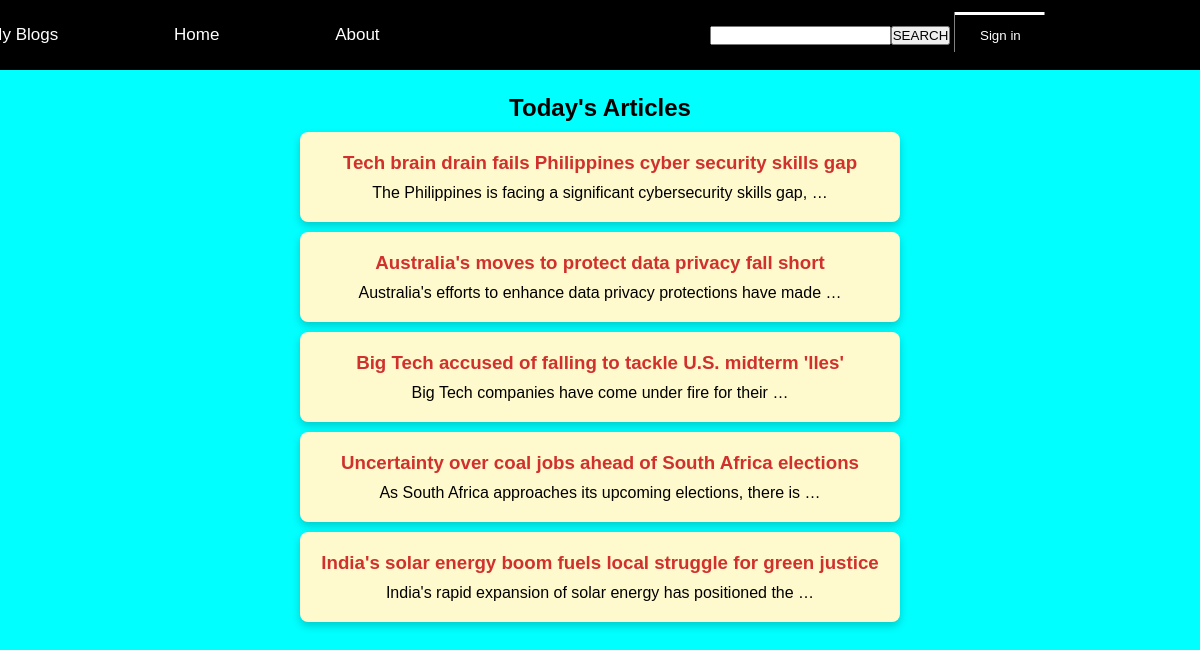
The page / on the database its author committed.
### app/models.py (models this page shows)
class Article(models.Model):
    name=models.CharField(max_length=100)
    description=models.CharField(max_length=3000)

### app/views.py (the view)
# urls.py: path('',views.index),
def index(request):
    data=Article.objects.all()
    if request.method=="POST":
        search=request.POST.get("search")
        data=Article.objects.filter(Q(name__icontains=search) | Q( description__icontains=search))
    context={
        'data':data
    }
    return render(request,'index.html',context)

### app/templates/index.html (shortened to what this page needs)
<!DOCTYPE html>
<html lang="en">
<head>
</head>
<body>
    <div id="d1">
        <div id="d2">
            <ul>
                <li>My Blogs</li>
                <li>Home</li>
                <li>About</li>
            </ul>
        </div>
        <div id="d3">
           <ol>
            <li><form action="" method="POST">
                <input type="text" name="search" id=""><button type="submit">SEARCH</button>
            </form></li>
            <li><button id="d4">Sign in</button></li>
           </ol>
        </div>
    </div>
    <main>
        <h2>Today's Articles</h2>
        {% for i in data %}
            <div class="card">
                <a href="{% url 'details' i.id %}" style="color: red; text-decoration: none;"><h3>{{i.name}}</h3></a>
                <p>{{i.description|truncatewords:9}}</p>
            </div>
        {% endfor %}
    </main>
</body>
</html>

### app/templates/index.html (style rules this page uses)
* { margin: 0%; padding: 0%; box-sizing: border-box; }
#d1 { border: 2px solid; height: 70px; width: 100%; display: flex; justify-content: space-evenly; background-color: black; }
#d2 { border: 2px solid; height: 50px; width: 350px; margin-top: 1%; }
#d2 ul { list-style: none; display: flex; justify-content: space-evenly; padding-top: 2.5%; font-size: 17px; color: white; margin-left: -80%; }
#d3 { border: 2px solid; height: 50; width: 350px; margin-left:5%; }
#d3 ol { display: flex; justify-content: space-evenly; list-style: none; padding-top: 6%; font-size: 17px; color: white; }
#d4 { height: 40px; width: 90px; margin-top: -14%; border: none; color: white; box-shadow: -0.5px -3px white; background-color: black; }
body { margin: 0; font-family: Arial, sans-serif; background-color: cyan; }
main { text-align: center; }
main h2 { margin-top: 2%; }
.card { background-color: #fffacd; padding: 20px; margin: 10px auto; border-radius: 8px; box-shadow: 0 4px 8px rgba(0, 0, 0, 0.2); cursor: pointer; transition: transform 0.2s; max-width: 600px; }
.card h3 { margin-left: 0; color: #d0312d; margin-bottom: 10px; }
.card p { margin: 0; }

### rows shown on the page
Article: name "Tech brain drain fails Philippines cyber security skills gap", description "The Philippines is facing a significant cybersecurity skills gap, …"
Article: name "Australia's moves to protect data privacy fall short", description "Australia's efforts to enhance data privacy protections have made …"
Article: name "Big Tech accused of falling to tackle U.S. midterm 'lles'", description "Big Tech companies have come under fire for their …"
Article: name "Uncertainty over coal jobs ahead of South Africa elections", description "As South Africa approaches its upcoming elections, there is …"
Article: name "India's solar energy boom fuels local struggle for green justice", description "India's rapid expansion of solar energy has positioned the …"
